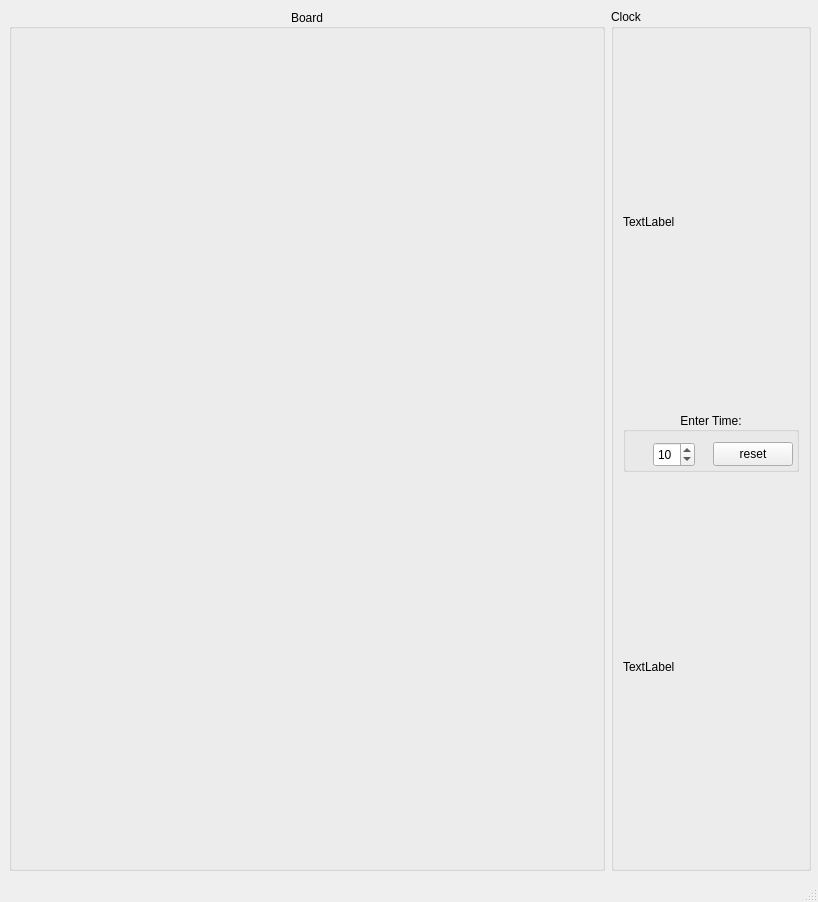
<?xml version="1.0" encoding="UTF-8"?>
<ui version="4.0">
 <class>MainWindow</class>
 <widget class="QMainWindow" name="MainWindow">
  <property name="geometry">
   <rect>
    <x>0</x>
    <y>0</y>
    <width>818</width>
    <height>902</height>
   </rect>
  </property>
  <property name="windowTitle">
   <string>MainWindow</string>
  </property>
  <widget class="QWidget" name="centralwidget">
   <property name="sizePolicy">
    <sizepolicy hsizetype="Expanding" vsizetype="Expanding">
     <horstretch>0</horstretch>
     <verstretch>0</verstretch>
    </sizepolicy>
   </property>
   <layout class="QHBoxLayout" name="horizontalLayout" stretch="3,1">
    <property name="rightMargin">
     <number>7</number>
    </property>
    <item>
     <widget class="boardView" name="groupBox">
      <property name="sizePolicy">
       <sizepolicy hsizetype="Expanding" vsizetype="Expanding">
        <horstretch>0</horstretch>
        <verstretch>0</verstretch>
       </sizepolicy>
      </property>
      <property name="minimumSize">
       <size>
        <width>200</width>
        <height>200</height>
       </size>
      </property>
      <property name="maximumSize">
       <size>
        <width>16777215</width>
        <height>16777215</height>
       </size>
      </property>
      <property name="sizeIncrement">
       <size>
        <width>1</width>
        <height>1</height>
       </size>
      </property>
      <property name="layoutDirection">
       <enum>Qt::RightToLeft</enum>
      </property>
      <property name="title">
       <string>Board</string>
      </property>
      <property name="alignment">
       <set>Qt::AlignCenter</set>
      </property>
      <layout class="QGridLayout" name="gridLayout">
       <property name="leftMargin">
        <number>0</number>
       </property>
       <property name="topMargin">
        <number>0</number>
       </property>
       <property name="rightMargin">
        <number>0</number>
       </property>
       <property name="bottomMargin">
        <number>0</number>
       </property>
       <property name="spacing">
        <number>0</number>
       </property>
      </layout>
     </widget>
    </item>
    <item>
     <widget class="QGroupBox" name="groupBox_2">
      <property name="enabled">
       <bool>true</bool>
      </property>
      <property name="sizePolicy">
       <sizepolicy hsizetype="MinimumExpanding" vsizetype="MinimumExpanding">
        <horstretch>0</horstretch>
        <verstretch>0</verstretch>
       </sizepolicy>
      </property>
      <property name="minimumSize">
       <size>
        <width>200</width>
        <height>200</height>
       </size>
      </property>
      <property name="maximumSize">
       <size>
        <width>200</width>
        <height>17600</height>
       </size>
      </property>
      <property name="title">
       <string>Clock</string>
      </property>
      <layout class="QVBoxLayout" name="verticalLayout">
       <property name="spacing">
        <number>6</number>
       </property>
       <item>
        <widget class="QLabel" name="blackClock">
         <property name="maximumSize">
          <size>
           <width>176</width>
           <height>60</height>
          </size>
         </property>
         <property name="styleSheet">
          <string notr="true">qproperty-alignment: AlignCenter;
                         </string>
         </property>
         <property name="text">
          <string>TextLabel</string>
         </property>
        </widget>
       </item>
       <item>
        <widget class="QGroupBox" name="groupBox_3">
         <property name="minimumSize">
          <size>
           <width>176</width>
           <height>60</height>
          </size>
         </property>
         <property name="maximumSize">
          <size>
           <width>176</width>
           <height>60</height>
          </size>
         </property>
         <property name="title">
          <string>Enter Time:</string>
         </property>
         <property name="alignment">
          <set>Qt::AlignCenter</set>
         </property>
         <widget class="QPushButton" name="resetButton">
          <property name="geometry">
           <rect>
            <x>90</x>
            <y>30</y>
            <width>80</width>
            <height>24</height>
           </rect>
          </property>
          <property name="text">
           <string>reset</string>
          </property>
         </widget>
         <widget class="QSpinBox" name="spinBox">
          <property name="geometry">
           <rect>
            <x>30</x>
            <y>30</y>
            <width>42</width>
            <height>25</height>
           </rect>
          </property>
          <property name="minimum">
           <number>1</number>
          </property>
          <property name="value">
           <number>10</number>
          </property>
         </widget>
        </widget>
       </item>
       <item>
        <widget class="QLabel" name="whiteClock">
         <property name="maximumSize">
          <size>
           <width>176</width>
           <height>70</height>
          </size>
         </property>
         <property name="styleSheet">
          <string notr="true">qproperty-alignment: AlignCenter;
                 </string>
         </property>
         <property name="text">
          <string>TextLabel</string>
         </property>
        </widget>
       </item>
      </layout>
     </widget>
    </item>
   </layout>
  </widget>
  <widget class="QStatusBar" name="statusbar"/>
  <action name="actionPlay">
   <property name="text">
    <string>Play:</string>
   </property>
  </action>
 </widget>
 <customwidgets>
  <customwidget>
   <class>boardView</class>
   <extends>QGroupBox</extends>
   <header location="global">boardview.h</header>
   <container>1</container>
  </customwidget>
 </customwidgets>
 <resources/>
 <connections/>
</ui>
